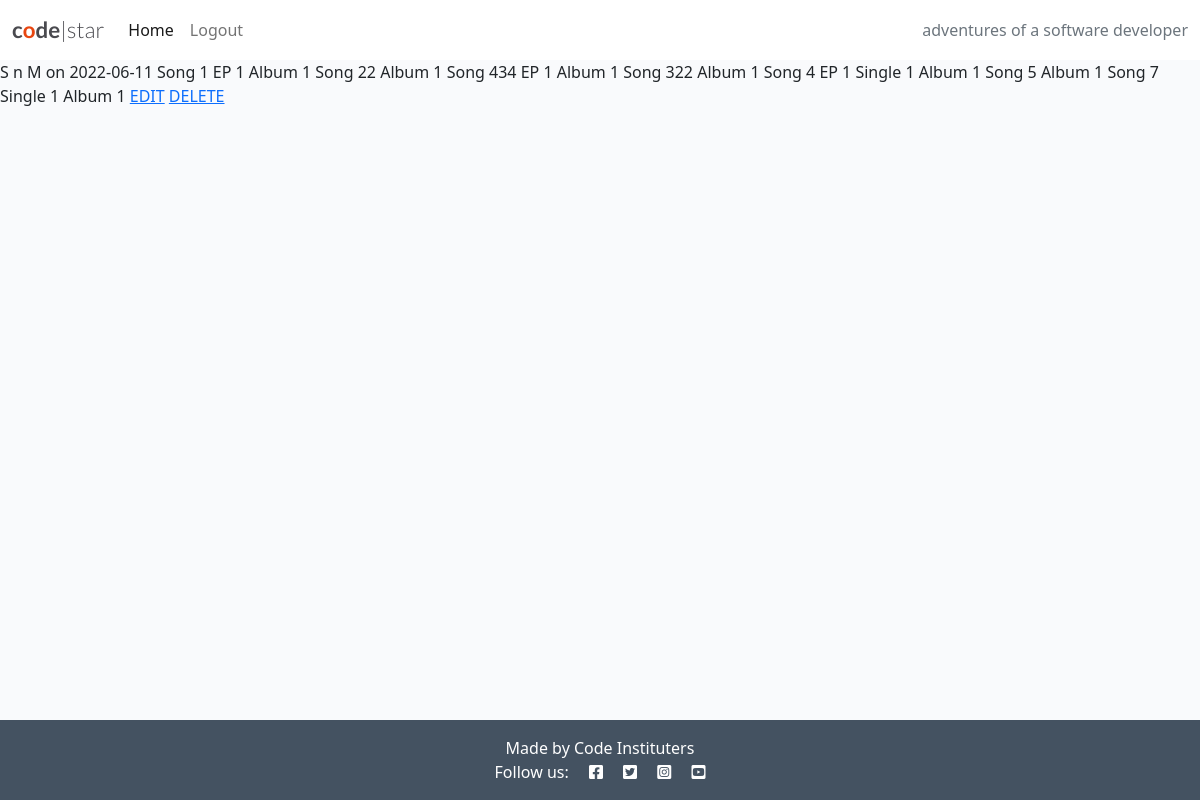
The page /setlist/setlist-detail/2/ (signed in) on the database its author committed.
### setlist/models.py (models this page shows, shortened)
class Setlist(models.Model):
    gig = models.OneToOneField('home.Gig', related_name='setlist_gig', on_delete=models.CASCADE, null=True)
    author = models.ForeignKey(User, on_delete=models.SET_NULL, null=True)
    song = models.ManyToManyField(Song)
    status = models.IntegerField(choices=STATUS, default=0)
    agree = models.ManyToManyField(User, related_name='setlist_agree', blank=True)
    disagree = models.ManyToManyField(User, related_name='setlist_disagree', blank=True)
    def __str__(self):
        return f"{self.gig.venue} on {self.gig.date}"

class Venue(models.Model):
    name = models.CharField(max_length=200)
    city = models.CharField(max_length=200)
    def __str__(self):
        return self.name

class Song(models.Model):
    title = models.CharField(max_length=200)
    slug = models.SlugField(max_length=200, unique=True, null=True)

class Release(models.Model):
    title = models.CharField(max_length=200)
    songs = models.ManyToManyField(Song, related_name="releases")
    slug = models.SlugField(max_length=200, unique=True, null=True)
    def __str__(self):
        return self.title

### home/models.py (models this page shows, shortened)
class Gig(models.Model):
    date = models.DateField(auto_now_add=False, auto_now=False, blank=True, null=True)
    venue = models.ForeignKey('setlist.Venue', on_delete=models.CASCADE, null=True)
    featured_image = CloudinaryField('image', default='placeholder')

### setlist/views.py (the view)
# urls.py: path('setlist-detail/<str:pk>/', setlist_detail, name='detail'),
@login_required
def setlist_detail(request, pk):
    setlist = Setlist.objects.get(id=pk)
    context = {
        'setlist': setlist,
    }
    return render(request, 'setlist/setlist-detail.html', context)

### setlist/templates/setlist/setlist-detail.html (shortened to what this page needs)
{% extends 'base.html' %}
{% block content %}
{{ setlist }}
{% for song in setlist.song.all %}
    {{ song.title }}
    {% for release in song.releases.all %}
        {{ release }}
    {% endfor %}
{% endfor %}
{% if user.id == setlist.author.id %}
        <a href="{% url 'edit_setlist' setlist.id %}">EDIT</a>
        <a href="{% url 'delete_setlist' setlist.id %}">DELETE</a>
{% endif %}
{% endblock %}

### static/css/style.css (style rules this page uses)
body { background-color: #F9FAFC; }
.main-bg { background-color: #F9FAFC; }

### rows shown on the page
Setlist: gig.date "S n M on 2022-06-11"
Song: title "Song 1"
Release: title "EP 1"
Release: title "Album 1"
Song: title "Song 22"
Song: title "Song 434"
Song: title "Song 322"
Song: title "Song 4"
Release: title "Single 1"
Song: title "Song 5"
Song: title "Song 7"
